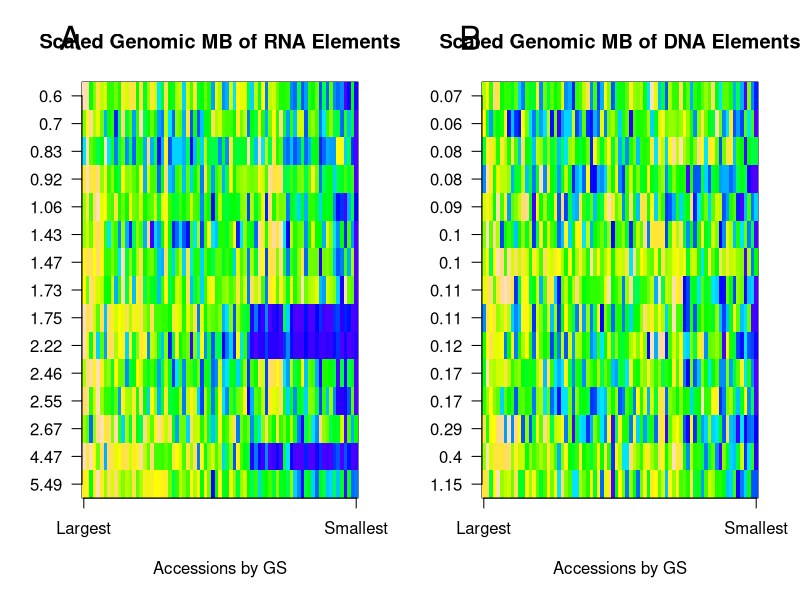

This chart was generated by the following R code:
library(ggplot2)

setwd("~/Documents/Projects/Genome_Size_Analysis/GenomeSizeZea_Analyses/supp_tevar/")

#When we moved to gbs data, we removed a few individuals from the selection analyses.  Now we have to additionally remove these individuals from this figure.

final77 <- c("RIMMA0388.1","RIMMA0389.1","RIMMA0390.1","RIMMA0392.1","RIMMA0393.1","RIMMA0394.2","RIMMA0395.2","RIMMA0396.1","RIMMA0397.1","RIMMA0398.1","RIMMA0399.1","RIMMA0403.2","RIMMA0404.1","RIMMA0406.1","RIMMA0409.1","RIMMA0416.1","RIMMA0417.1","RIMMA0418.1","RIMMA0421.1","RIMMA0422.1","RIMMA0423.1","RIMMA0424.1","RIMMA0425.1","RIMMA0426.1","RIMMA0428.1","RIMMA0430.1","RIMMA0431.1","RIMMA0433.1","RIMMA0436.1","RIMMA0437.1","RIMMA0438.1","RIMMA0441.1","RIMMA0462.1","RIMMA0464.1","RIMMA0465.1","RIMMA0466.1","RIMMA0467.1","RIMMA0468.1","RIMMA0473.1","RIMMA0614.1","RIMMA0615.1","RIMMA0616.1","RIMMA0619.1","RIMMA0620.1","RIMMA0621.1","RIMMA0623.1","RIMMA0625.1","RIMMA0628.1","RIMMA0630.1","RIMMA0657.1","RIMMA0658.1","RIMMA0661.1","RIMMA0662.1","RIMMA0663.1","RIMMA0667.1","RIMMA0671.1","RIMMA0674.1","RIMMA0680.1","RIMMA0690.1","RIMMA0691.1","RIMMA0696.1","RIMMA0700.1","RIMMA0701.1","RIMMA0702.1","RIMMA0703.1","RIMMA0708.1","RIMMA0709.1","RIMMA0710.1","RIMMA0712.1","RIMMA0716.1","RIMMA0720.1","RIMMA0721.1","RIMMA0727.1","RIMMA0729.1","RIMMA0730.1","RIMMA0731.1","RIMMA0733.1")
final2<-as.data.frame(final77)

png("~/Desktop/supp_tevar_77.png",width=900,height=500)

#RNA elements
listrna <- read.csv("ToptmpRetros2.txt", header=FALSE)
listlandr <- read.csv("Landrace_FTE_aggregated.csv",header=TRUE)
rna50 <- merge(listrna, listlandr, by.x="V1",by.y="FTE_group",sort=FALSE)
rna50$V1 <- NULL
trna50 <- as.data.frame(t(rna50))
gensz <- read.csv("RimmaGS.txt",header=TRUE,row.names="line")
gensz2 <- merge(gensz, final2, by.x="row.names",by.y="final77",sort=FALSE)
tmp <- merge(gensz2, trna50, by.x="Row.names",by.y="row.names",sort=FALSE)
tmp2 <- tmp[order(tmp$size, decreasing=TRUE), ]
sizes <- tmp2$size
tmp2$size <- NULL
accid <- tmp2$Row.names
tmp2$Row.names <- NULL
row.names(tmp2) <- accid
crap <- tmp2 * sizes
maxs <- apply(crap, 2, max)
mins <- apply(crap, 2, min)
scaled.rna15 <- scale(crap, center = mins, scale = maxs - mins )
par(mfrow=c(1,2))
image(scaled.rna15,xlab="Accessions by GS",yaxt='n',xaxt='n',main="Scaled Genomic MB of RNA Elements", col=topo.colors(50))
gencomp <- round(100*colMeans(crap), digits = 2)
umm <- seq(0,1, length.out = 15)
umm2 <- 0:1
axis(2, at=umm, labels=gencomp,las=2)
axis(1,at=umm2,labels=c("Largest","Smallest"))
text(x = -.05, y = 1.15, labels = "A", xpd = NA,cex = 2)

#DNA elements
listdna <- read.csv("ToptmpDNA2.txt", header=FALSE)
listlandr <- read.csv("Landrace_FTE_aggregated.csv",header=TRUE)
dna50 <- merge(listdna, listlandr, by.x="V1",by.y="FTE_group",sort=FALSE)
dna50$V1 <- NULL
tdna50 <- as.data.frame(t(dna50))
gensz <- read.csv("RimmaGS.txt",header=TRUE,row.names="line")
gensz2 <- merge(gensz, final2, by.x="row.names",by.y="final77",sort=FALSE)
tmp <- merge(gensz2, tdna50, by.x="Row.names",by.y="row.names",sort=FALSE)
tmp2 <- tmp[order(tmp$size, decreasing=TRUE), ]
sizes <- tmp2$size
tmp2$size <- NULL
accid <- tmp2$Row.names
tmp2$Row.names <- NULL
row.names(tmp2) <- accid
crap <- tmp2 * sizes
maxs <- apply(crap, 2, max)
mins <- apply(crap, 2, min)
scaled.dna15 <- scale(crap, center = mins, scale = maxs - mins )
image(scaled.dna15,xlab="Accessions by GS",yaxt='n',xaxt='n',main="Scaled Genomic MB of DNA Elements", col=topo.colors(50))
gencomp <- round(100*colMeans(crap), digits = 2)
umm <- seq(0,1, length.out = 15)
umm2 <- 0:1
axis(2, at=umm, labels=gencomp,las=2)
axis(1,at=umm2,labels=c("Largest","Smallest"))
text(x = -.05, y = 1.15, labels = "B", xpd = NA,cex = 2)
dev.off()
